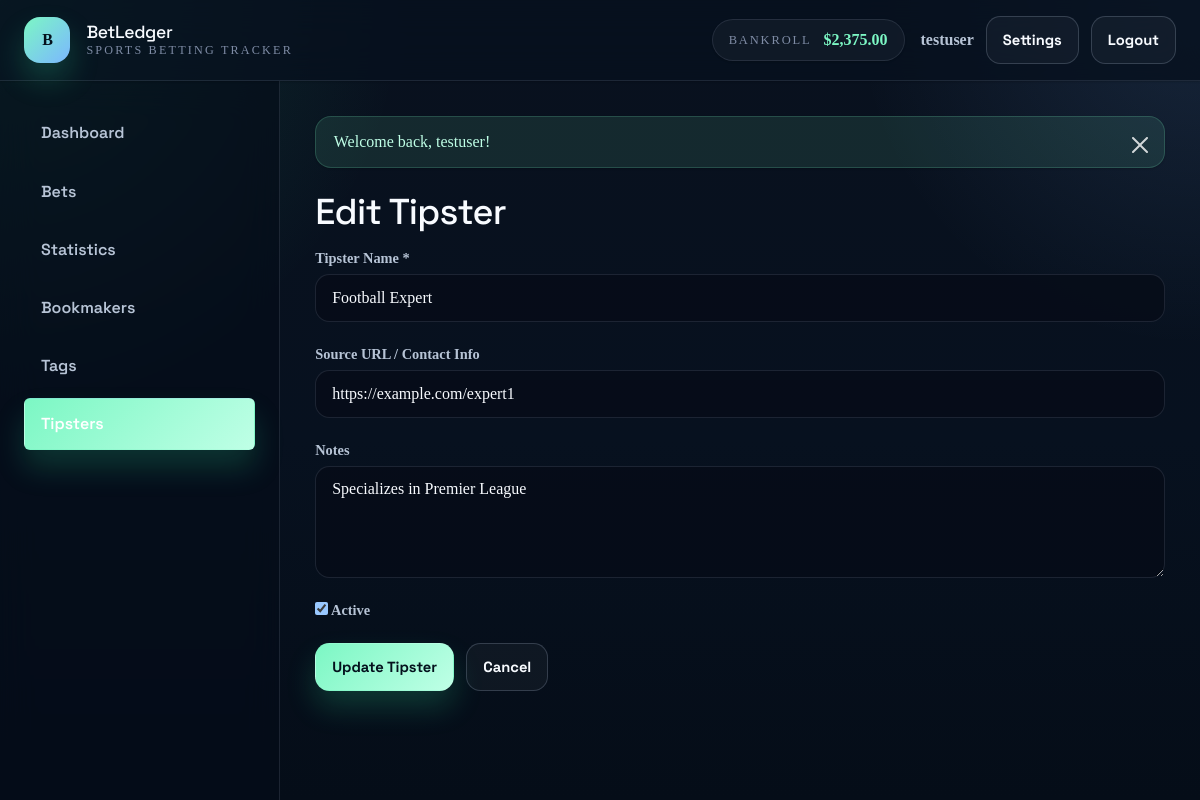
Page /tipsters/1/edit (signed in) on the committed database.
### tables this page shows
CREATE TABLE users (
    id INT PRIMARY KEY AUTO_INCREMENT,
    username VARCHAR(50) UNIQUE NOT NULL,
    email VARCHAR(120) UNIQUE NOT NULL,
    password_hash VARCHAR(255) NOT NULL,
    currency VARCHAR(3) DEFAULT 'USD',
    timezone VARCHAR(50) DEFAULT 'UTC',
    odds_format VARCHAR(20) DEFAULT 'decimal',
    date_format VARCHAR(20) DEFAULT 'Y-m-d',
    bankroll_start DECIMAL(12, 2) DEFAULT 0,
    created_at TIMESTAMP DEFAULT CURRENT_TIMESTAMP,
    updated_at TIMESTAMP DEFAULT CURRENT_TIMESTAMP ON UPDATE CURRENT_TIMESTAMP,
    deleted_at TIMESTAMP NULL,
    INDEX idx_email (email),
    INDEX idx_username (username)
);

CREATE TABLE tipsters (
    id INT PRIMARY KEY AUTO_INCREMENT,
    user_id INT NOT NULL,
    name VARCHAR(100) NOT NULL,
    source_url VARCHAR(255),
    notes TEXT,
    is_active BOOLEAN DEFAULT TRUE,
    created_at TIMESTAMP DEFAULT CURRENT_TIMESTAMP,
    FOREIGN KEY (user_id) REFERENCES users(id) ON DELETE CASCADE,
    INDEX idx_user_id (user_id),
    INDEX idx_name (name)
);

### src/views/tipsters/edit.php (called while the page is built, shortened)
<?php
include __DIR__ . '/../layout.php';
?>

### src/controllers/TipsterController.php (called while the page is built, shortened)
<?php
class TipsterController {
    public static function showEdit($tipsterId) {
        $userId = getCurrentUserId();
        $tipsterModel = new Tipster();
        $tipster = $tipsterModel->getById($tipsterId, $userId);
        include __DIR__ . '/../views/tipsters/edit.php';
    }
}

### config/helpers.php (called while the page is built, shortened)
<?php
function sanitize($input) {
    return htmlspecialchars($input, ENT_QUOTES, 'UTF-8');
}
function formatCurrency($amount, $currency = 'USD', $decimals = 2) {
    $symbols = CURRENCY_SYMBOLS;
    $symbol = isset($symbols[$currency]) ? $symbols[$currency] : '$';
    $formatted = number_format($amount, $decimals, '.', ',');
    return $symbol . $formatted;
}
function isLoggedIn() {
    return isset($_SESSION['user_id']);
}
function getCurrentUserId() {
    return $_SESSION['user_id'] ?? null;
}
function getCurrentUser() {
    $db = Database::getInstance()->getConnection();
    $stmt = $db->prepare('SELECT * FROM users WHERE id = ?');
    $stmt->execute([getCurrentUserId()]);
    return $stmt->fetch();
}
function getFlash($type) {
    if (isset($_SESSION['flash'][$type])) {
        $message = $_SESSION['flash'][$type];
        return $message;
    }
    return null;
}
function hasFlash($type) {
    return isset($_SESSION['flash'][$type]);
}

### config/Database.php (called while the page is built, shortened)
<?php
class Database {
    private static $instance = null;
    private $connection = null;
    private function __construct() {
        try {
            $dsn = 'mysql:host=' . DB_HOST . ';port=' . DB_PORT . ';dbname=' . DB_NAME . ';charset=utf8mb4';
            $this->connection = new PDO(
                $dsn,
                DB_USER,
                DB_PASS,
                [
                    PDO::ATTR_ERRMODE => PDO::ERRMODE_EXCEPTION,
                    PDO::ATTR_DEFAULT_FETCH_MODE => PDO::FETCH_ASSOC,
                    PDO::ATTR_EMULATE_PREPARES => false,
                    PDO::MYSQL_ATTR_INIT_COMMAND => "SET NAMES utf8mb4 COLLATE utf8mb4_unicode_ci"
                ]
            );
        } catch (PDOException $e) {
            die('Database Connection Error: ' . $e->getMessage());
        }
    }
    public static function getInstance() {
        if (self::$instance === null) {
            self::$instance = new Database();
        }
        return self::$instance;
    }
    public function getConnection() {
        return $this->connection;
    }
}

### src/models/User.php (called while the page is built, shortened)
<?php
class User {
    private $db;
    public function __construct() {
        $this->db = Database::getInstance()->getConnection();
    }
    public function getCurrentBankroll($userId) {
        $stmt = $this->db->prepare('
            SELECT SUM(account_balance + bonus_balance) as total_balance
            FROM bookmakers
            WHERE user_id = ? AND is_archived = 0
        ');
        $stmt->execute([$userId]);
        $result = $stmt->fetch();
        return $result['total_balance'] ?? 0;
    }
}

### src/models/Tipster.php (called while the page is built, shortened)
<?php
class Tipster {
    private $db;
    public function __construct() {
        $this->db = Database::getInstance()->getConnection();
    }
    public function getById($tipsterId, $userId) {
        $stmt = $this->db->prepare('SELECT * FROM tipsters WHERE id = ? AND user_id = ?');
        $stmt->execute([$tipsterId, $userId]);
        return $stmt->fetch();
    }
}

### src/views/tipsters/edit-content.php (the view, shortened to what this page needs)
<div class="form-container">
    <h1>Edit Tipster</h1>
    <form method="POST" action="/tipsters/<?php echo $tipster['id']; ?>/edit" class="form">
        <div class="form-group">
            <label for="name">Tipster Name *</label>
            <input type="text" id="name" name="name" value="<?php echo sanitize($tipster['name']); ?>" required>
        </div>
        <div class="form-group">
            <label for="source_url">Source URL / Contact Info</label>
            <input type="text" id="source_url" name="source_url" placeholder="e.g., website, phone, Twitter handle, or leave blank" value="<?php echo sanitize($tipster['source_url'] ?? ''); ?>">
        </div>
        <div class="form-group">
            <label for="notes">Notes</label>
            <textarea id="notes" name="notes" rows="4"><?php echo sanitize($tipster['notes'] ?? ''); ?></textarea>
        </div>
        <div class="form-group">
            <label>
                <input type="checkbox" name="is_active" value="1" <?php echo ($tipster['is_active']) ? 'checked' : ''; ?>>
                Active
            </label>
        </div>
        <div class="form-actions">
            <button type="submit" class="btn btn-primary">Update Tipster</button>
            <a href="/tipsters" class="btn btn-secondary">Cancel</a>
        </div>
    </form>
</div>

### src/views/layout.php (shortened to what this page needs)
<!DOCTYPE html>
<html lang="en">
<head>
    <link href="https://cdn.jsdelivr.net/npm/bootstrap@5.3.3/dist/css/bootstrap.min.css" rel="stylesheet">
    <link rel="stylesheet" href="/css/style.css">
</head>
<body class="<?php echo isLoggedIn() ? 'app-shell authenticated-shell' : 'app-shell guest-shell'; ?>">
    <?php $currentRoute = $request_uri ?? ''; ?>
    <div class="app-shell-frame">
        <header class="app-header">
            <div class="container-fluid px-4 py-3 header-content">
                <a href="/" class="logo text-decoration-none">
                    <?php if (isLoggedIn()): ?>
                    <span class="brand-mark"><?php echo substr(APP_NAME, 0, 1); ?></span>
                    <?php endif; ?>
                    <span>
                        <h1><?php echo APP_NAME; ?></h1>
                        <span class="tagline">Sports betting tracker</span>
                    </span>
                </a>
                <?php if (isLoggedIn()): ?>
                <div class="header-right">
                    <div class="bankroll-display">
                        <?php
                        $user = new User();
                        $bankroll = $user->getCurrentBankroll(getCurrentUserId());
                        $currency = getCurrentUser()['currency'] ?? 'USD';
                        ?>
                        <span class="label">Bankroll</span>
                        <span class="amount <?php echo $bankroll < 0 ? 'negative' : 'positive'; ?>">
                            <?php echo formatCurrency($bankroll, $currency); ?>
                        </span>
                    </div>
                    <div class="user-menu">
                        <span class="username"><?php echo sanitize(getCurrentUser()['username']); ?></span>
                        <a href="/settings" class="btn btn-outline-light btn-sm">Settings</a>
                        <a href="/logout" class="btn btn-light btn-sm">Logout</a>
                    </div>
                </div>
                <?php endif; ?>
            </div>
        </header>
        <div class="main-layout">
            <?php if (isLoggedIn()): ?>
            <aside class="sidebar">
                <div class="sidebar-inner">
                    <nav class="nav-menu nav nav-pills flex-column">
                        <a href="/" class="nav-item nav-link <?php echo ($currentRoute === '' || $currentRoute === 'dashboard') ? 'active' : ''; ?>">Dashboard</a>
                        <a href="/bets" class="nav-item nav-link <?php echo strpos($currentRoute, 'bets') === 0 ? 'active' : ''; ?>">Bets</a>
                        <a href="/statistics" class="nav-item nav-link <?php echo strpos($currentRoute, 'statistics') === 0 ? 'active' : ''; ?>">Statistics</a>
                        <a href="/bookmakers" class="nav-item nav-link <?php echo strpos($currentRoute, 'bookmakers') === 0 ? 'active' : ''; ?>">Bookmakers</a>
                        <a href="/tags" class="nav-item nav-link <?php echo strpos($currentRoute, 'tags') === 0 ? 'active' : ''; ?>">Tags</a>
                        <a href="/tipsters" class="nav-item nav-link <?php echo strpos($currentRoute, 'tipsters') === 0 ? 'active' : ''; ?>">Tipsters</a>
                    </nav>
                </div>
            </aside>
            <?php endif; ?>
            <main class="main-content">
                <?php if (hasFlash('success')): ?>
                <div class="alert alert-success alert-dismissible fade show" role="alert">
                    <?php echo getFlash('success'); ?>
                    <button type="button" class="btn-close" data-bs-dismiss="alert" aria-label="Close"></button>
                </div>
                <?php endif; ?>
                <?php include $content_view; ?>
            </main>
        </div>
    </div>
</body>
</html>

### rows in the picture
users: username "testuser"
tipsters: name "Football Expert", source_url "https://example.com/expert1", notes "Specializes in Premier League", is_active "☑"

### other values in the picture
substr(APP_NAME, 0, 1) "B"
APP_NAME "BetLedger"
formatCurrency($bankroll, $currency) "$2,375.00"
getFlash('success') "Welcome back, testuser!"
